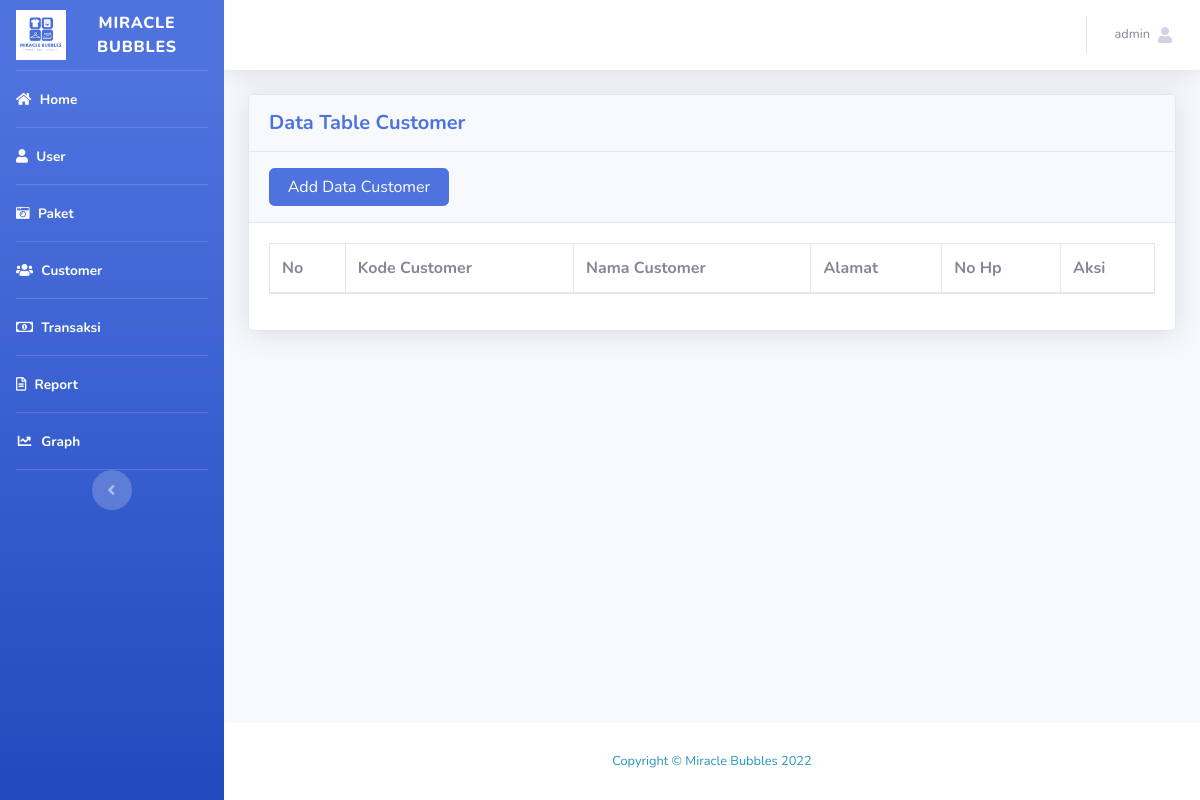
The app's page /tcustomer.php (signed in), older data.
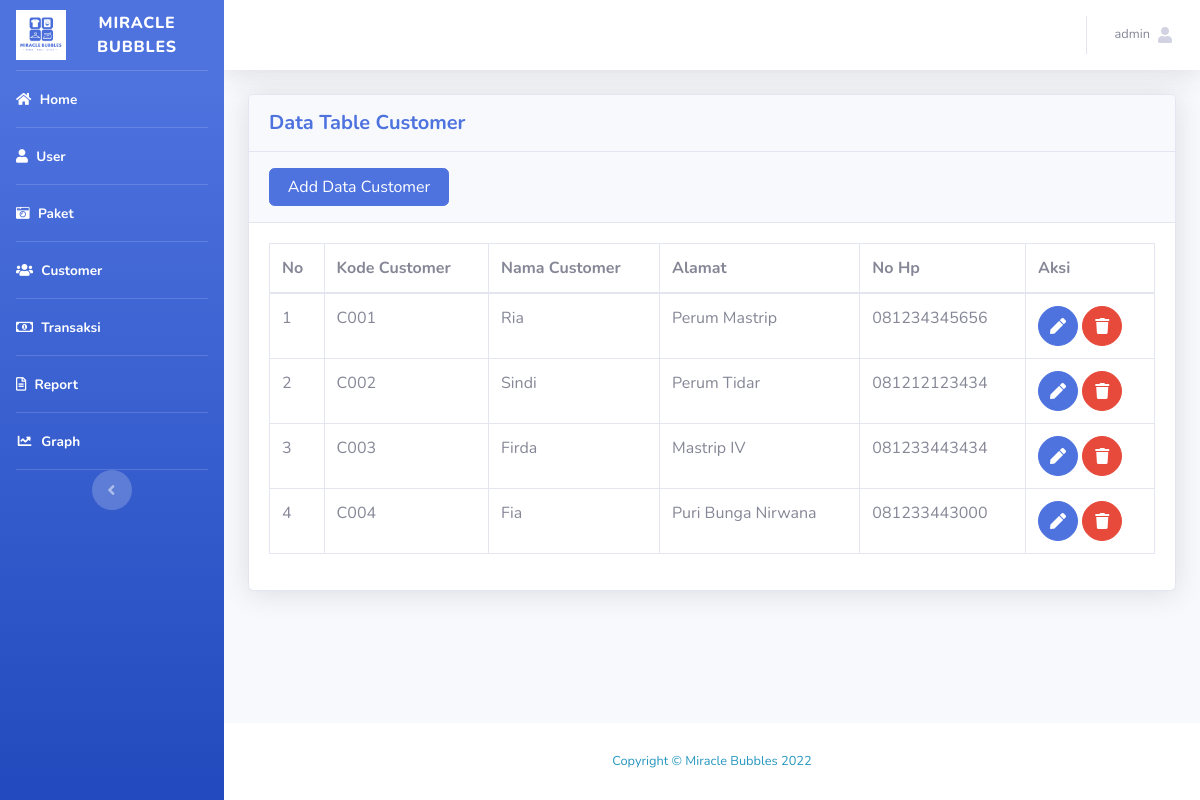
The same page, newer data.
### tables this page shows
CREATE TABLE `tb_customer` (
  `kode_customer` varchar(50) NOT NULL,
  `nama_customer` varchar(255) NOT NULL,
  `alamat` text NOT NULL,
  `nohp` varchar(20) NOT NULL
);

### tcustomer.php (the view, shortened to what this page needs)
<?php
require("koneksi.php");
$sesName = $_SESSION['name'];
$sesLvl = $_SESSION['level'];
?>
<!DOCTYPE html>
<html lang="en">
<head>
    <link href="vendor/fontawesome-free/css/all.min.css" rel="stylesheet" type="text/css">
    <link href="css/sb-admin-2.min.css" rel="stylesheet">
</head>
<body id="page-top">
    <div id="wrapper">
        <ul class="navbar-nav bg-gradient-primary sidebar sidebar-dark accordion" id="accordionSidebar">
            <a class="sidebar-brand d-flex align-items-center justify-content-center" href="index.php">
                <div >
                    <img src="img/logoo.jpg" style="width: 50px">
                </div>
                <div class="sidebar-brand-text mx-3"> MIRACLE BUBBLES </div>
            </a>
            <hr class="sidebar-divider my-0">
            <li class="nav-item active">
                <a class="nav-link" href="index.php">
                <i class="fa fa-home" aria-hidden="true"></i>
                    <span>Home</span></a>
            </li>
            <hr class="sidebar-divider my-0">
            <li class="nav-item active">
                <a class="nav-link" href="tables.php">
                <i class="fa fa-user" aria-hidden="true"></i>
                    <span>User</span></a>
            </li>
            <hr class="sidebar-divider my-0">
            <li class="nav-item active">
                <a class="nav-link" href="tpaket.php">
                <i class="fas fa-camera-retro"></i>
                    <span>Paket</span></a>
            </li>
            <hr class="sidebar-divider my-0">
            <li class="nav-item active">
                <a class="nav-link" href="tcustomer.php">
                <i class="fa fa-users" aria-hidden="true"></i>
                    <span>Customer</span></a>
            </li>
            <hr class="sidebar-divider my-0">
            <li class="nav-item active">
                <a class="nav-link" href="ttransaksi.php">
                <i class="far fa-money-bill-alt" aria-hidden="true"></i>
                    <span>Transaksi</span></a>
            </li>
            <hr class="sidebar-divider my-0">
            <li class="nav-item active">
                <a class="nav-link" href="cetak.php">
                <i class="far fa-file-alt"></i>
                    <span>Report</span></a>
            </li>
            <hr class="sidebar-divider my-0">
            <li class="nav-item active">
                <a class="nav-link" href="bar.php">
                <i class="fas fa-fw fa-chart-line"></i>
                    <span>Graph</span></a>
            </li>
            <hr class="sidebar-divider my-0">
            <div class="text-center d-none d-md-inline">
                <button class="rounded-circle border-0" id="sidebarToggle"></button>
            </div>
        </ul>
        <div id="content-wrapper" class="d-flex flex-column">
            <div id="content">
                <nav class="navbar navbar-expand navbar-light bg-white topbar mb-4 static-top shadow">
                    <ul class="navbar-nav ml-auto">
                        <li class="nav-item dropdown no-arrow">
                            <a class="nav-link dropdown-toggle" href="#" id="userDropdown" role="button"
                                data-toggle="dropdown" aria-haspopup="true" aria-expanded="false">
                                <span class="mr-2 d-none d-lg-inline text-gray-600 small"><?php echo $sesName; ?></span>
                                <i class="fa fa-user" aria-hidden="true"></i>
                            </a>
                        </li>
                    </ul>
                </nav>
                <div class="container-fluid">
                    <div class="card shadow mb-4">
                    <div class="card-header py-3">
                            <h5 class="m-0 font-weight-bold text-primary">Data Table Customer</h5>
                        </div>
                    <div class="card-header py-3">
                            <div style="width: 180px;" >
                            <a href="insert.php" class="btn btn-primary btn-user btn-block">Add Data Customer</a>
                            </div>
                        </div>
                        <div class="card-body">
                            <div class="table-responsive">
                                <table class="table table-bordered" id="dataTable" width="100%" cellspacing="0">
                                    <thead>
                                        <tr>
                                            <th>No</th>
                                            <th>Kode Customer</th>
                                            <th>Nama Customer</th>
                                            <th>Alamat</th>
                                            <th>No Hp</th>
                                            <th>Aksi</th>
                                        </tr>
                                    </thead>
                                    <tbody>
                                        <?php
                                             $query  = "SELECT * FROM tb_customer";
                                             $result = mysqli_query($koneksi, $query);
                                             $no     = 1;
                                            if ($sesLvl == 1) {
                                                $dis = "";
                                            }else{
                                                $dis = "disabled";
                                            }
                                            while ($row = mysqli_fetch_array($result)){
                                                $userId = $row['kode_customer'];
                                                $nama = $row['nama_customer'];
                                                $alamat = $row['alamat'];
                                                $hp = $row['nohp'];
                                        ?>
                                        <tr>
                                            <td><?php echo $no; ?></td>
                                            <td><?php echo $userId; ?></td>
                                            <td><?php echo $nama; ?></td>
                                            <td><?php echo $alamat; ?></td>
                                            <td><?php echo $hp; ?></td>
                                            <td>
                                            <a href="customeredit.php?kode_customer=<?php echo $row['kode_customer']; ?>" class="btn btn-primary btn-circle <?php echo $dis; ?>"><i class="fas fa-pen"></i></a>
                                            <a href="#" class="btn btn-danger btn-circle <?php echo $dis;?>"
                                            onClick="confirmModal('customerhapus.php?&kode_customer=<?php echo $row['kode_customer']; ?>');">
                                                <i class="fas fa-trash"></i>
                                            </a>
                                            </td>
                                        </tr>
                                        <?php
                                            $no++;
                                            }
                                        ?>
                                    </tbody>
                                </table>
                            </div>
                        </div>
                    </div>
                </div>
            </div>
            <footer class="sticky-footer bg-white">
                <div class="container my-auto">
                    <div class="copyright text-center my-auto">
                        <span>Copyright &copy; Miracle Bubbles 2022</span>
                    </div>
                </div>
            </footer>
        </div>
    </div>
</body>
</html>

Row changes from the older to the newer data that the page shows:
added tb_customer: kode_customer "C001", nama_customer "Ria", alamat "Perum Mastrip", nohp "081234345656"
added tb_customer: kode_customer "C002", nama_customer "Sindi", alamat "Perum Tidar", nohp "081212123434"
added tb_customer: kode_customer "C003", nama_customer "Firda", alamat "Mastrip IV", nohp "081233443434"
added tb_customer: kode_customer "C004", nama_customer "Fia", alamat "Puri Bunga Nirwana", nohp "081233443000"
